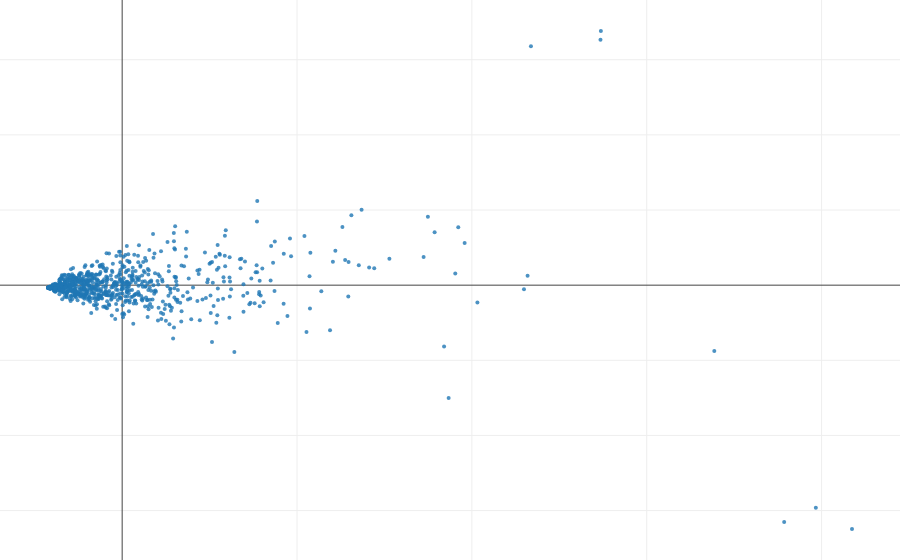

Write notebook code for a chart like this one.
### Code cell
#### Let's plot the first 3 coordinates nonetheless.
####
fig_data= [go.Scatter(
        x = features[:,0],
        y = features[:,1],
        mode= "markers",
        text= [str(x) for x in range(features.shape[0])],
        marker= {
        'line': {'width': 0},
        'size': 4,
        'symbol': 'circle',
      "opacity": .8
      }
    )]


layout = go.Layout(
    margin=dict(
        l=0,
        r=0,
        b=0,
        t=0
    )
)

fig = go.Figure(data=fig_data, layout=layout)
iplot(fig)

### Figure 1 — Plotly figure (JSON) as saved in the notebook; plotly's stock layout.template omitted (floating-point values rounded to 4 significant figures; data arrays with more than 128 entries replaced by an {"elided": "..."} marker saying what was removed)
{"data": [{"marker": {"line": {"width": 0}, "opacity": 0.8, "size": 4, "symbol": "circle"}, "mode": "markers", "text": {"elided": "881 str values"}, "type": "scatter", "uid": "49fc367a-a946-4210-8c6e-0589a537db93", "x": {"elided": "881 float values"}, "y": {"elided": "881 float values"}}], "layout": {"margin": {"b": 0, "l": 0, "r": 0, "t": 0}}}
